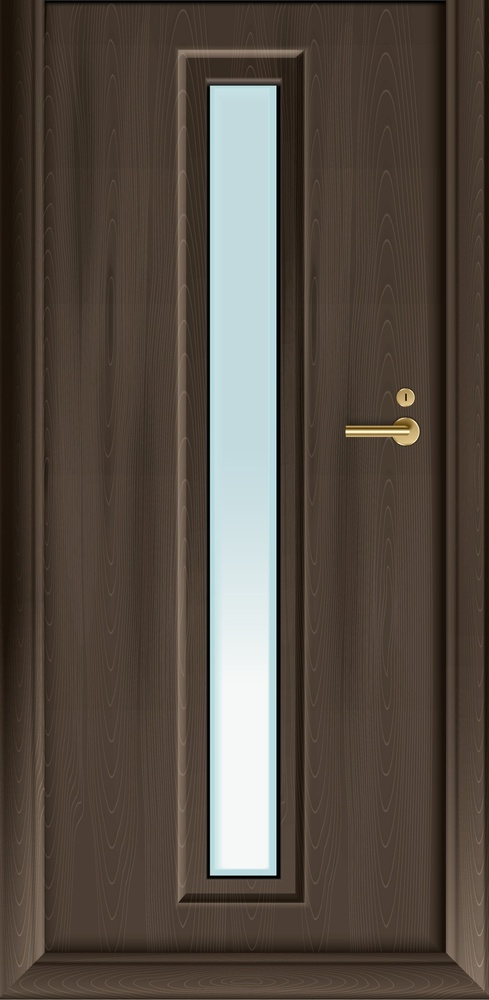
#> input picture src/rbsf_mvsim/models/wooden_door.jpg, 489 x 1000 px, shrunk from 1357 x 2773 before the run
$ python csv_obtainer_from_png.py --input ../../../../models/wooden_door.jpg --output out.png
#> lines starting #> are read from the running program, lines starting #| are printed output that depends on the picture; after the words box and inside, x2 and y2 are one past the last pixel; in counts of white or black regions, pixels touching at a corner belong together
import cv2
import csv
import numpy as np
import argparse
import sys

def extract_contours_from_png(png_path, csv_path, resolution, threshold):
    """
    Extract contours from a PNG image and save them as vector segments in a CSV.
    """
#> called with png_path = '../../../../models/wooden_door.jpg', csv_path = 'out.png', resolution = 0.02, threshold = 127
    # 1. Load the image in grayscale
    img = cv2.imread(png_path, cv2.IMREAD_GRAYSCALE)
#> img: shape (1000, 489); min 0, max 252, mean 77.7
    if img is None:
        print(f"Error: Could not load the image: {png_path}")
        sys.exit(1)

    height, width = img.shape
#> height = 1000; width = 489

    # 2. Binarize the image
    # Assume obstacles/walls are dark (< threshold).
    # THRESH_BINARY_INV inverts colors: obstacles in white (255), background in black (0).
    # This is necessary because findContours looks for white objects.
    _, mask = cv2.threshold(img, threshold, 255, cv2.THRESH_BINARY_INV)
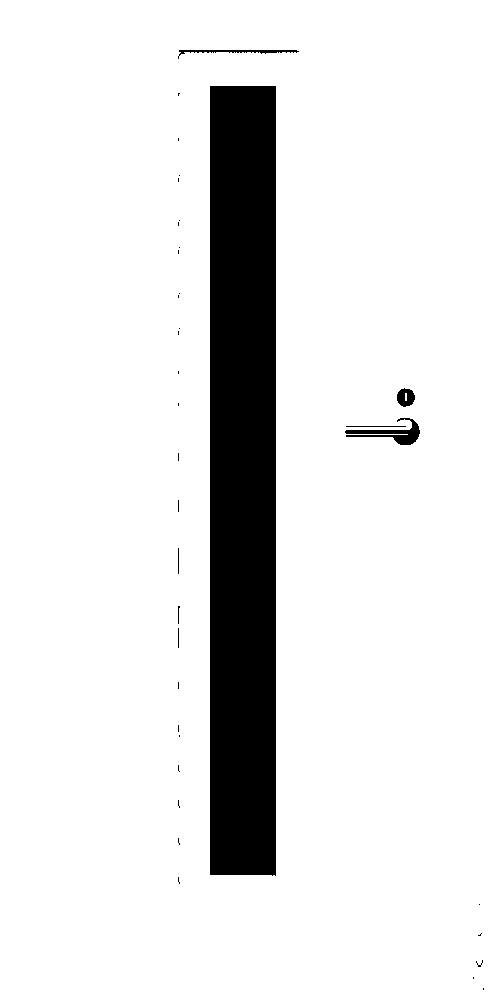
#> mask: shape (1000, 489); 89% white; 36 black regions (28 under 20 px)

    # 3. Extract contours and approximate them to polygons
    contours, _ = cv2.findContours(mask, cv2.RETR_LIST, cv2.CHAIN_APPROX_SIMPLE)
#> contours = 48 contours, 38 with area under 20; largest, box (x1, y1, x2, y2) and area: (0, 0, 489, 1000) 487512, (209, 85, 277, 877) 52930, (344, 417, 421, 446) 861, (178, 49, 300, 57) 424, (396, 387, 416, 408) 286

    segments = []

    # 4. Transform to metric coordinates and generate vector segments
    for cnt in contours:
        # Vertex simplification for straight lines
        epsilon = 0.002 * cv2.arcLength(cnt, True)
        approx = cv2.approxPolyDP(cnt, epsilon, True)

        world_pts = []
        for pt in approx:
            u, v = pt[0]
            # Metric transformation assuming the origin (0,0) at the bottom left corner
            x = u * resolution
            y = (height - 1 - v) * resolution
            world_pts.append((x, y))

        # Create point pairs (x0, y0) -> (x1, y1)
        for i in range(len(world_pts)):
            p1 = world_pts[i]
            p2 = world_pts[(i + 1) % len(world_pts)]

            # Discard submillimeter noise segments
            if np.hypot(p2[0] - p1[0], p2[1] - p1[1]) >= 0.01:
                segments.append([round(p1[0], 4), round(p1[1], 4), round(p2[0], 4), round(p2[1], 4)])
#> this loop made 48 passes
#> epsilon on passes 1, 2, 3, 4, 5, 6, 7, 8, 11, 12, 13, 14: 0.0153, 0.0153, 0.0233, 0.0153, 0.0153, 0.0153, 0.0193, 0.0221, 0.0153, 0.0273, 0.0153, 0.0273
#> (epsilon, approx) on passes 9, 10, 17, 30, 34, 36: (0.0113, [[480, 933], [481, 932], [482, 933], [481, 934]]), (0.0113, [[478, 904], [479, 903], [480, 904], [479, 905]]), (0.0113, [[178, 771], [179, 770], [180, 771], [179, 772]]), (0.032, [[405, 393], [405, 400], [406, 400], [406, 393]]), (0.0113, [[178, 328], [179, 327], [180, 328], [179, 329]]), (0.0113, [[178, 293], [179, 292], [180, 293], [179, 294]])
#> after the loop, segments = 389 items, first 6: [9.64, 0.22, 9.66, 0.24], [9.66, 0.24, 9.68, 0.22], [9.68, 0.22, 9.68, 0.2], [9.68, 0.2, 9.66, 0.18], [9.66, 0.18, 9.64, 0.2], [9.64, 0.2, 9.64, 0.22]

    # 5. Write results to the CSV file
    with open(csv_path, 'w', newline='') as csvfile:
        writer = csv.writer(csvfile)
        writer.writerow(['x0', 'y0', 'x1', 'y1'])
        writer.writerows(segments)

    print(f"Extraction completed. {len(segments)} segments saved in: {csv_path}")
#| Extraction completed. 389 segments saved in: out.png

def main():
    """
    Main entry point for extracting contours.
    """
    parser = argparse.ArgumentParser(description="Extracts contours from a .png and saves them to a vector .csv.")
    parser.add_argument("--input", required=True, help="Image path (.png)")
    parser.add_argument("--output", required=True, help="Output file path (.csv)")
    parser.add_argument("--res", type=float, default=0.02, help="Resolution in meters/pixel (default: 0.02)")
    parser.add_argument("--thresh", type=int, default=127, help="Darkness threshold for obstacles (0-255)")

    args = parser.parse_args()

    extract_contours_from_png(args.input, args.output, args.res, args.thresh)

if __name__ == "__main__":
    main()
